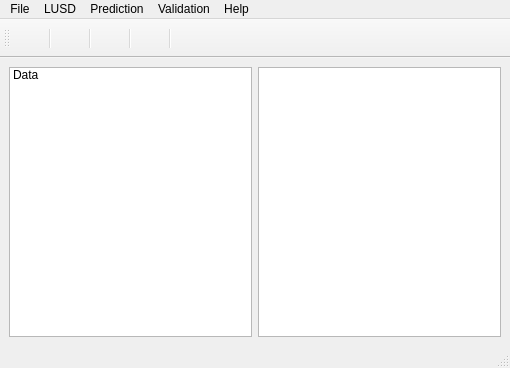
<?xml version="1.0" encoding="UTF-8"?>
<ui version="4.0">
 <class>MainWindow</class>
 <widget class="QMainWindow" name="MainWindow">
  <property name="geometry">
   <rect>
    <x>0</x>
    <y>0</y>
    <width>510</width>
    <height>368</height>
   </rect>
  </property>
  <property name="windowTitle">
   <string>MainWindow</string>
  </property>
  <property name="windowIcon">
   <iconset>
    <normaloff>res/logo.png</normaloff>res/logo.png</iconset>
  </property>
  <widget class="QWidget" name="centralwidget">
   <layout class="QGridLayout" name="gridLayout">
    <item row="0" column="0">
     <widget class="QListWidget" name="listWidget">
      <item>
       <property name="text">
        <string>Data</string>
       </property>
       <property name="icon">
        <iconset>
         <normaloff>icon/3935.png</normaloff>icon/3935.png</iconset>
       </property>
      </item>
     </widget>
    </item>
    <item row="0" column="1">
     <widget class="QGraphicsView" name="graphicsView"/>
    </item>
   </layout>
  </widget>
  <widget class="QMenuBar" name="menubar">
   <property name="geometry">
    <rect>
     <x>0</x>
     <y>0</y>
     <width>510</width>
     <height>26</height>
    </rect>
   </property>
   <widget class="QMenu" name="menuFile">
    <property name="title">
     <string>File</string>
    </property>
    <addaction name="actionOpen_2"/>
    <addaction name="actionClear"/>
   </widget>
   <widget class="QMenu" name="menuLUSD">
    <property name="title">
     <string>LUSD</string>
    </property>
    <addaction name="actionLUSD_Calibration"/>
    <addaction name="actionLUSD_simulation"/>
   </widget>
   <widget class="QMenu" name="menuPrediction">
    <property name="title">
     <string>Prediction</string>
    </property>
    <addaction name="actionPrediction_prediction"/>
   </widget>
   <widget class="QMenu" name="menuValidation">
    <property name="title">
     <string>Validation</string>
    </property>
    <addaction name="actionvalidation_Validation"/>
   </widget>
   <widget class="QMenu" name="menuHelp">
    <property name="title">
     <string>Help</string>
    </property>
    <addaction name="actionHelp_About"/>
    <addaction name="actionHelp_User"/>
   </widget>
   <addaction name="menuFile"/>
   <addaction name="menuLUSD"/>
   <addaction name="menuPrediction"/>
   <addaction name="menuValidation"/>
   <addaction name="menuHelp"/>
  </widget>
  <widget class="QStatusBar" name="statusbar"/>
  <widget class="QToolBar" name="toolBar">
   <property name="windowTitle">
    <string>toolBar</string>
   </property>
   <attribute name="toolBarArea">
    <enum>TopToolBarArea</enum>
   </attribute>
   <attribute name="toolBarBreak">
    <bool>false</bool>
   </attribute>
   <addaction name="actionOpen"/>
   <addaction name="separator"/>
   <addaction name="actionMove"/>
   <addaction name="separator"/>
   <addaction name="actionWhole"/>
   <addaction name="separator"/>
   <addaction name="actionZoomIn"/>
   <addaction name="separator"/>
   <addaction name="actionZoomOut"/>
  </widget>
  <action name="actionOpen">
   <property name="checkable">
    <bool>true</bool>
   </property>
   <property name="icon">
    <iconset>
     <normaloff>res/Open.png</normaloff>res/Open.png</iconset>
   </property>
   <property name="text">
    <string/>
   </property>
   <property name="toolTip">
    <string>打开文件</string>
   </property>
  </action>
  <action name="actionWhole">
   <property name="checkable">
    <bool>true</bool>
   </property>
   <property name="icon">
    <iconset>
     <normaloff>res/Full.png</normaloff>res/Full.png</iconset>
   </property>
   <property name="text">
    <string/>
   </property>
   <property name="toolTip">
    <string>全景模式</string>
   </property>
  </action>
  <action name="actionZoomIn">
   <property name="checkable">
    <bool>true</bool>
   </property>
   <property name="icon">
    <iconset>
     <normaloff>res/Zoomin.png</normaloff>res/Zoomin.png</iconset>
   </property>
   <property name="text">
    <string/>
   </property>
   <property name="toolTip">
    <string>放大</string>
   </property>
  </action>
  <action name="actionZoomOut">
   <property name="checkable">
    <bool>true</bool>
   </property>
   <property name="icon">
    <iconset>
     <normaloff>res/Zoomout.png</normaloff>res/Zoomout.png</iconset>
   </property>
   <property name="text">
    <string/>
   </property>
   <property name="toolTip">
    <string>缩小</string>
   </property>
  </action>
  <action name="actionMove">
   <property name="checkable">
    <bool>true</bool>
   </property>
   <property name="icon">
    <iconset>
     <normaloff>res/Pan.png</normaloff>res/Pan.png</iconset>
   </property>
   <property name="text">
    <string/>
   </property>
   <property name="toolTip">
    <string>移动</string>
   </property>
  </action>
  <action name="actionLUSD_Calibration">
   <property name="icon">
    <iconset theme="res/Open.png">
     <normaloff>.</normaloff>.</iconset>
   </property>
   <property name="text">
    <string>Calibration</string>
   </property>
  </action>
  <action name="actionLUSD_simulation">
   <property name="text">
    <string>Simulation</string>
   </property>
  </action>
  <action name="actionProbability_Calculation">
   <property name="text">
    <string>Simulation</string>
   </property>
  </action>
  <action name="actionPrediction_prediction">
   <property name="text">
    <string>Prediction of urban land area</string>
   </property>
  </action>
  <action name="actionOpen_2">
   <property name="text">
    <string>Open</string>
   </property>
  </action>
  <action name="actionSave">
   <property name="text">
    <string>Save</string>
   </property>
  </action>
  <action name="actionSave_as">
   <property name="text">
    <string>Save as...</string>
   </property>
  </action>
  <action name="actionClear">
   <property name="text">
    <string>Close</string>
   </property>
  </action>
  <action name="actionvalidation_Validation">
   <property name="text">
    <string>Validation</string>
   </property>
  </action>
  <action name="actionUser_Guide">
   <property name="text">
    <string>User Guide</string>
   </property>
  </action>
  <action name="actionHelp_About">
   <property name="text">
    <string>About</string>
   </property>
  </action>
  <action name="actionHelp_User">
   <property name="text">
    <string>User Guide</string>
   </property>
  </action>
 </widget>
 <resources/>
 <connections/>
</ui>
